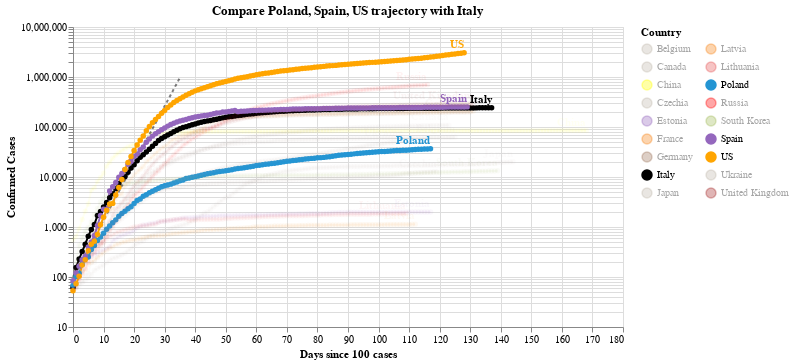

Here is the notebook cell this chart was saved with:
### Code cell
#hide_input
chart2 = make_since_chart(dff2, ['Poland', 'Spain', 'US'], baseline_countries)
chart2

### Figure 1 — Vega-Lite specification as saved in the notebook (floating-point values rounded to 4 significant figures; data arrays with more than 128 entries replaced by an {"elided": "..."} marker saying what was removed)
{"config": {"view": {"continuousWidth": 400, "continuousHeight": 300}}, "layer": [{"data": {"name": "data-628230001892d6798b50651be41d1b3e"}, "mark": {"type": "line", "color": "black", "opacity": 0.5, "strokeDash": [3, 3]}, "encoding": {"x": {"type": "quantitative", "field": "Days since 100 cases"}, "y": {"type": "quantitative", "field": "Confirmed Cases"}}}, {"data": {"name": "data-7deaa7412212bc2e7ad0fc5d094992d6"}, "mark": {"type": "line", "point": true}, "encoding": {"color": {"type": "nominal", "field": "Country", "legend": {"columns": 2}, "scale": {"domain": ["Belgium", "Canada", "China", "Czechia", "Estonia", "France", "Germany", "Italy", "Japan", "Latvia", "Lithuania", "Poland", "Russia", "South Korea", "Spain", "US", "Ukraine", "United Kingdom"], "range": ["#C1B7AD", "#C1B7AD", "yellow", "#C1B7AD", "#9467bd", "#F58518", "#9D755D", "black", "#C1B7AD", "#F58518", "#E45756", "#2495D3", "red", "#A1BA59", "#9467bd", "orange", "#C1B7AD", "brown"]}}, "opacity": {"condition": {"value": 1, "selection": "selector004"}, "value": 0.05}, "tooltip": [{"type": "nominal", "field": "Country"}, {"type": "temporal", "field": "Date"}, {"type": "quantitative", "field": "Confirmed Cases"}, {"type": "quantitative", "field": "Days since 100 cases"}], "x": {"type": "quantitative", "field": "Days since 100 cases"}, "y": {"type": "quantitative", "field": "Confirmed Cases", "scale": {"type": "log"}}}, "selection": {"selector004": {"type": "multi", "fields": ["Country"], "bind": "legend", "init": [{"Country": "Poland"}, {"Country": "Spain"}, {"Country": "US"}, {"Country": "Italy"}]}}, "width": 550}, {"data": {"name": "data-7deaa7412212bc2e7ad0fc5d094992d6"}, "mark": {"type": "text", "align": "right", "dy": -8, "fontWeight": "bold"}, "encoding": {"color": {"type": "nominal", "field": "Country", "legend": {"columns": 2}, "scale": {"domain": ["Belgium", "Canada", "China", "Czechia", "Estonia", "France", "Germany", "Italy", "Japan", "Latvia", "Lithuania", "Poland", "Russia", "South Korea", "Spain", "US", "Ukraine", "United Kingdom"], "range": ["#C1B7AD", "#C1B7AD", "yellow", "#C1B7AD", "#9467bd", "#F58518", "#9D755D", "black", "#C1B7AD", "#F58518", "#E45756", "#2495D3", "red", "#A1BA59", "#9467bd", "orange", "#C1B7AD", "brown"]}}, "opacity": {"condition": {"value": 1, "selection": "selector004"}, "value": 0.05}, "text": {"type": "nominal", "field": "Country"}, "tooltip": [{"type": "nominal", "field": "Country"}, {"type": "temporal", "field": "Date"}, {"type": "quantitative", "field": "Confirmed Cases"}, {"type": "quantitative", "field": "Days since 100 cases"}], "x": {"type": "quantitative", "field": "Days since 100 cases"}, "y": {"type": "quantitative", "field": "Confirmed Cases", "scale": {"type": "log"}}}, "transform": [{"filter": "(datum['Date'] >= 1594166400000)"}], "width": 550}], "title": "Compare Poland, Spain, US trajectory with Italy", "$schema": "https://vega.github.io/schema/vega-lite/v4.0.2.json", "datasets": {"data-628230001892d6798b50651be41d1b3e": [{"Days since 100 cases": 0, "Confirmed Cases": 100.0}, {"Days since 100 cases": 1, "Confirmed Cases": 130.0}, {"Days since 100 cases": 2, "Confirmed Cases": 169.0}, {"Days since 100 cases": 3, "Confirmed Cases": 219.7}, {"Days since 100 cases": 4, "Confirmed Cases": 285.6}, {"Days since 100 cases": 5, "Confirmed Cases": 371.3}, {"Days since 100 cases": 6, "Confirmed Cases": 482.7}, {"Days since 100 cases": 7, "Confirmed Cases": 627.5}, {"Days since 100 cases": 8, "Confirmed Cases": 815.7}, {"Days since 100 cases": 9, "Confirmed Cases": 1060.0}, {"Days since 100 cases": 10, "Confirmed Cases": 1379.0}, {"Days since 100 cases": 11, "Confirmed Cases": 1792.0}, {"Days since 100 cases": 12, "Confirmed Cases": 2330.0}, {"Days since 100 cases": 13, "Confirmed Cases": 3029.0}, {"Days since 100 cases": 14, "Confirmed Cases": 3937.0}, {"Days since 100 cases": 15, "Confirmed Cases": 5119.0}, {"Days since 100 cases": 16, "Confirmed Cases": 6654.0}, {"Days since 100 cases": 17, "Confirmed Cases": 8650.0}, {"Days since 100 cases": 18, "Confirmed Cases": 11250.0}, {"Days since 100 cases": 19, "Confirmed Cases": 14620.0}, {"Days since 100 cases": 20, "Confirmed Cases": 19000.0}, {"Days since 100 cases": 21, "Confirmed Cases": 24710.0}, {"Days since 100 cases": 22, "Confirmed Cases": 32120.0}, {"Days since 100 cases": 23, "Confirmed Cases": 41750.0}, {"Days since 100 cases": 24, "Confirmed Cases": 54280.0}, {"Days since 100 cases": 25, "Confirmed Cases": 70560.0}, {"Days since 100 cases": 26, "Confirmed Cases": 91730.0}, {"Days since 100 cases": 27, "Confirmed Cases": 119300.0}, {"Days since 100 cases": 28, "Confirmed Cases": 155000.0}, {"Days since 100 cases": 29, "Confirmed Cases": 201500.0}, {"Days since 100 cases": 30, "Confirmed Cases": 262000.0}, {"Days since 100 cases": 31, "Confirmed Cases": 340600.0}, {"Days since 100 cases": 32, "Confirmed Cases": 442800.0}, {"Days since 100 cases": 33, "Confirmed Cases": 575600.0}, {"Days since 100 cases": 34, "Confirmed Cases": 748300.0}, {"Days since 100 cases": 35, "Confirmed Cases": 972800.0}], "data-7deaa7412212bc2e7ad0fc5d094992d6": {"elided": "2301 records"}}}
